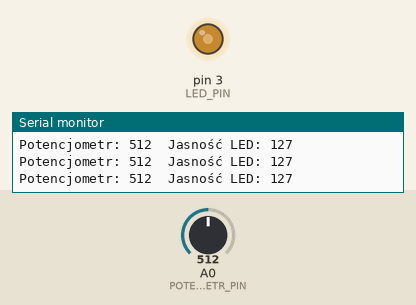
Bench run of a sketch on a simulated Arduino Uno, built with avr-gcc and run on an emulated ATmega328P. On the bench: output pins drawn as LEDs (lit = HIGH), the last lines printed to the serial monitor. The test bench sets the inputs (shaded band); at power-on: A0 (POTENCJOMETR_PIN) = 512.

Above: at 1.2 s.
1.3 s: A0 (POTENCJOMETR_PIN) set to 716
At 2.5 s:
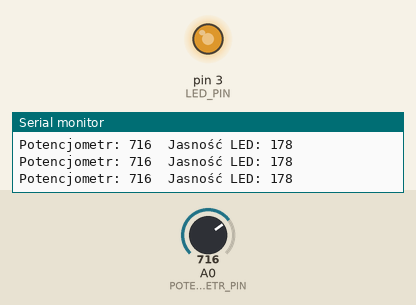
2.8 s: A0 (POTENCJOMETR_PIN) set to 900
At 4.0 s:
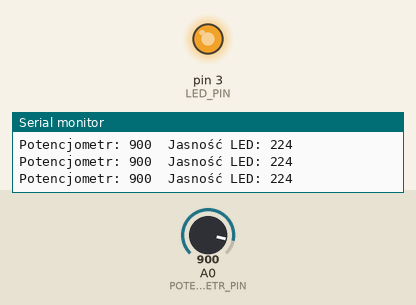
4.3 s: A0 (POTENCJOMETR_PIN) set to 122
At 5.5 s:
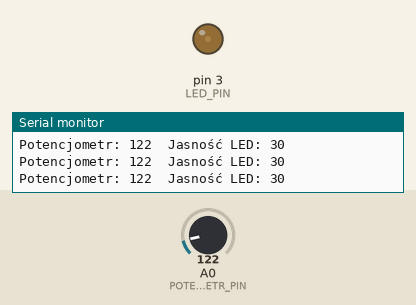
5.8 s: A0 (POTENCJOMETR_PIN) set to 0
At 7.2 s:
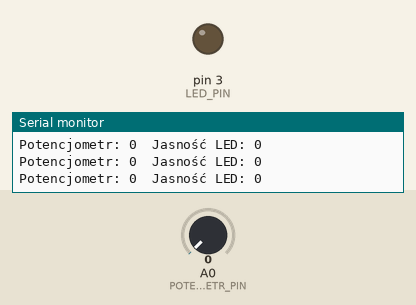
Timing chart, 0 to 8.3 s (numbered marks = the images above; inputs shaded):
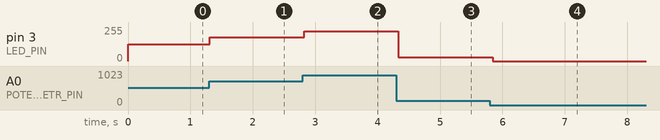

The sketch:

mapPotencjometrDioda.ino
```cpp
//Numer analogowego pinu do którego podłączony jest potencjometr
#define POTENCJOMETR_PIN A0

//Numer pinu do którego podłaćzona jest dioda LED
#define LED_PIN 3


void setup()
{
  Serial.begin(9600);
  pinMode(LED_PIN, OUTPUT);
}

void loop()
{
  int value = analogRead(POTENCJOMETR_PIN);

  //Za pomocą funkcji map możemy przeskalować wartość z zakresu potencjometru 0-1023 na inny zakres
  int bright = map(value, 0, 1023, 0, 255);

  //Ustawienie jasności za pomocą wyjścia PWM od 0-255
  analogWrite(LED_PIN, bright);

  Serial.print("Potencjometr: ");
  Serial.print(value);
  Serial.print("  Jasność LED: ");
  Serial.println(bright);

  delay(100);
}
```

Measured:
- after the input at 1.3 s, pin 3 (LED_PIN): 127/255 → 178/255 at once
- after the input at 2.8 s, pin 3 (LED_PIN): 178/255 → 224/255 at once
- after the input at 4.3 s, pin 3 (LED_PIN): 224/255 → 30/255 at once
- after the input at 5.8 s, pin 3 (LED_PIN): 30/255 → 0/255 at once
